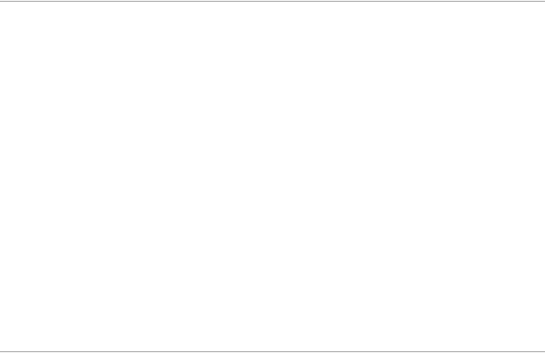
<?xml version="1.0" encoding="UTF-8"?>
<ui version="4.0">
 <class>Resume</class>
 <widget class="QDialog" name="Resume">
  <property name="geometry">
   <rect>
    <x>0</x>
    <y>0</y>
    <width>545</width>
    <height>353</height>
   </rect>
  </property>
  <property name="windowTitle">
   <string>Dialog</string>
  </property>
  <widget class="QTextBrowser" name="textBrowser">
   <property name="geometry">
    <rect>
     <x>-5</x>
     <y>1</y>
     <width>551</width>
     <height>351</height>
    </rect>
   </property>
   <property name="html">
    <string>&lt;!DOCTYPE HTML PUBLIC &quot;-//W3C//DTD HTML 4.0//EN&quot; &quot;http://www.w3.org/TR/REC-html40/strict.dtd&quot;&gt;
&lt;html&gt;&lt;head&gt;&lt;meta name=&quot;qrichtext&quot; content=&quot;1&quot; /&gt;&lt;meta charset=&quot;utf-8&quot; /&gt;&lt;style type=&quot;text/css&quot;&gt;
p, li { white-space: pre-wrap; }
hr { height: 1px; border-width: 0; }
li.unchecked::marker { content: &quot;\2610&quot;; }
li.checked::marker { content: &quot;\2612&quot;; }
&lt;/style&gt;&lt;/head&gt;&lt;body style=&quot; font-family:'Segoe UI'; font-size:9pt; font-weight:400; font-style:normal;&quot;&gt;
&lt;p style=&quot; margin-top:0px; margin-bottom:0px; margin-left:0px; margin-right:0px; -qt-block-indent:0; text-indent:0px;&quot;&gt;&lt;img src=&quot;:/files/Images/Screenshot 2023-05-27 171408.png&quot; /&gt;&lt;/p&gt;&lt;/body&gt;&lt;/html&gt;</string>
   </property>
  </widget>
 </widget>
 <resources/>
 <connections/>
</ui>
